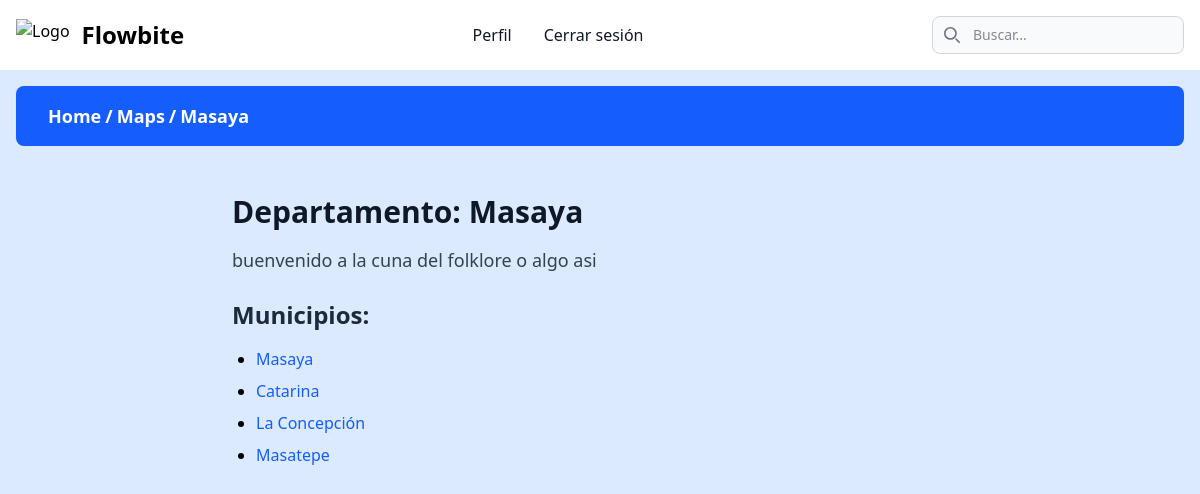
The page /home/maps/Masaya (signed in) on the database its author committed.
### page/models.py (models this page shows, shortened)
class Department(models.Model):
    name = models.CharField(max_length=100, unique=True)
    description = models.TextField(blank=True, null=True)

class Municipality(models.Model):
    name = models.CharField(max_length=100)
    description = models.TextField(blank=True, null=True)
    department = models.ForeignKey(Department, on_delete=models.CASCADE, related_name='municipalities')

### page/views.py (the view)
# urls.py: path('home/maps/<str:city>', page_department, name='maps-department'),
@login_required(login_url='user-login')
@never_cache
def page_department(request, city):
    department = Department.objects.filter(name=city).first()
    municipalities = department.municipalities.all() if department else None
    return render(request, "page/municipality.html", {
        "department": department,
        "municipalities": municipalities,
    })

### page/templates/page/municipality.html
{% extends 'rally_nicaragua/base.html' %}
{% load breadcrumbs %}
{% load static %}
{% block styles %}
<link rel="stylesheet" href="{% static 'css/breadcrumb.css' %}">
{% endblock %}
{% block content %}
{% render_breadcrumb %}
<div class="container mx-auto px-4 py-8 max-w-3xl">
  {% if department %}
  <h2 class="text-3xl font-extrabold text-gray-900 mb-4">Departamento: {{ department.name }}</h2>
  {% if department.description != None %}
  <p class="text-lg text-gray-700 leading-relaxed mb-6">{{ department.description }}</p>
  {% endif %}
  {% if municipalities %}
  <h3 class="text-2xl font-semibold text-gray-800 mb-4">Municipios:</h3>
  <ul class="space-y-2 list-disc pl-6">
    {% for muni in municipalities %}
    <li>
      <a href="{% url 'municipality-options' municipality_name=muni.name %}"
        class="text-blue-600 hover:text-blue-800 hover:underline transition-colors duration-200">
        {{ muni.name }}
      </a>
    </li>
    {% endfor %}
  </ul>
  {% else %}
  <p class="text-gray-600 italic">No hay municipios disponibles para este departamento.</p>
  {% endif %}
  {% else %}
  <p class="text-gray-600 italic">No se encontró el departamento solicitado.</p>
  {% endif %}
</div>
{% endblock %}

### templates/components/breadcrumb.html
<div class="flex justify-center items-center p-4  w-full z-20">
  <div
    class="flex justify-start items-center w-full max-w-7xl bg-blue-600 backdrop-blur-sm py-4 px-8 rounded-lg flex-wrap gap-1">
    {% for item in breadcrumb %}
    {% if item.url %}
    <a href="{{ item.url }}" class="text-white font-bold text-lg">{{ item.name }}</a>
    {% if not forloop.last %}
    <span class="text-white font-bold text-lg">/</span>
    {% endif %}
    {% else %}
    <span class="text-white font-bold text-lg">{{ item.name }}</span>
    {% endif %}
    {% endfor %}
  </div>
</div>

### rows shown on the page
Department: name "Masaya", name "Masaya", description "buenvenido a la cuna del folklore o algo asi"
Municipality: name "Masaya"
Municipality: name "Catarina"
Municipality: name "La Concepción"
Municipality: name "Masatepe"

### other values the page prints
{{ item.name }} "Home" "Maps"
